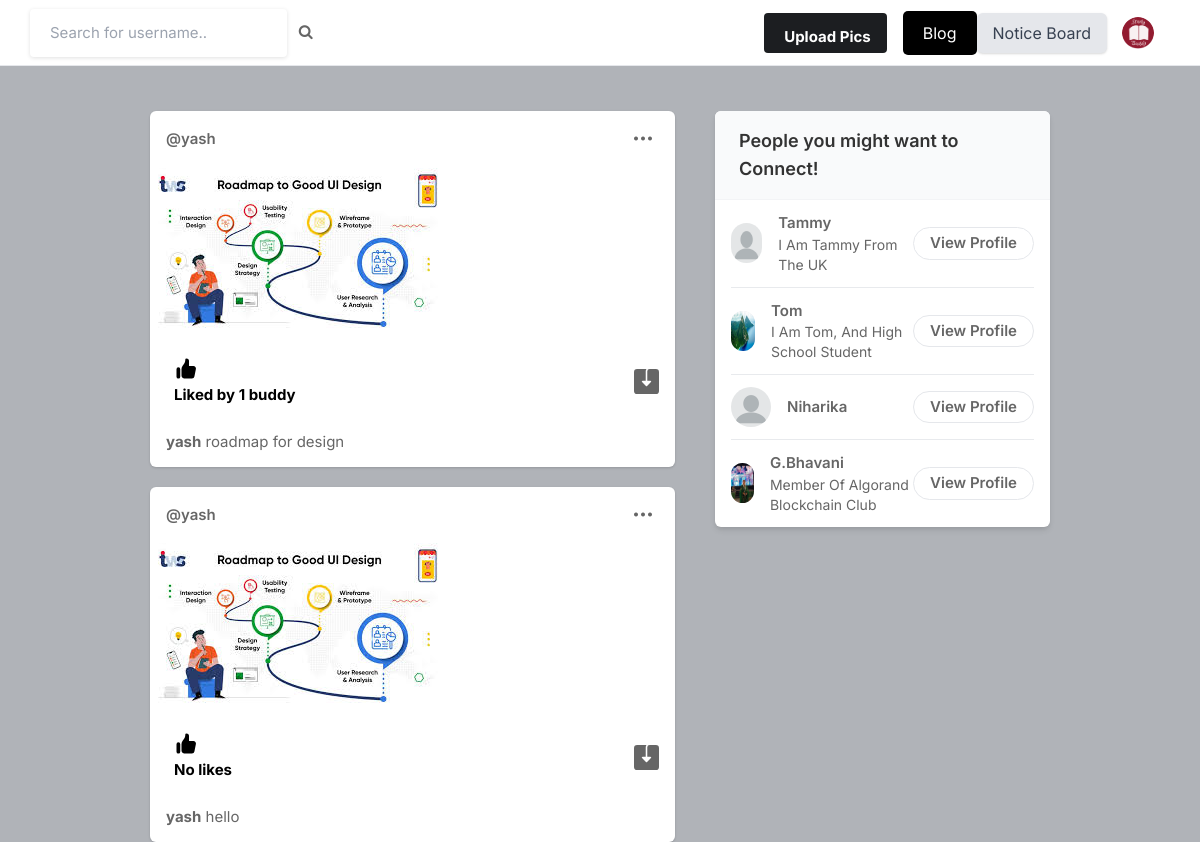
Page / (signed in) on the committed database.
### core/models.py (models this page shows, shortened)
class Profile(models.Model):
    user = models.ForeignKey(User, on_delete=models.CASCADE)
    id_user = models.IntegerField()
    bio = models.TextField(blank=True)
    profileimg = models.ImageField(upload_to='profile_images', default='blank-profile-picture.png')
    location = models.CharField(max_length=100, blank=True)
    domain = models.CharField(max_length=100, blank=True)

class Post(models.Model):
    id = models.UUIDField(primary_key=True, default=uuid.uuid4)
    user = models.CharField(max_length=100)
    image = models.ImageField(upload_to='post_images')
    caption = models.TextField()
    created_at = models.DateTimeField(default=datetime.now)
    no_of_likes = models.IntegerField(default=0)

### core/views.py (the view)
# urls.py: path('', views.index, name='index'),
@login_required(login_url='signin')
def index(request):
    user_object = User.objects.get(username=request.user.username)
    user_profile = Profile.objects.get(user=user_object)
    user_following_list = []
    feed = []
    user_following = FollowersCount.objects.filter(follower=request.user.username)
    for users in user_following:
        user_following_list.append(users.user)
    for usernames in user_following_list:
        feed_lists = Post.objects.filter(user=usernames)
        feed.append(feed_lists)
    feed_list = list(chain(*feed))
    all_users = User.objects.all()
    user_following_all = []
    for user in user_following:
        user_list = User.objects.get(username=user.user)
        user_following_all.append(user_list)
    new_suggestions_list = [x for x in list(all_users) if (x not in list(user_following_all))]
    current_user = User.objects.filter(username=request.user.username)
    final_suggestions_list = [x for x in list(new_suggestions_list) if ( x not in list(current_user))]
    random.shuffle(final_suggestions_list)
    username_profile = []
    username_profile_list = []
    for users in final_suggestions_list:
        username_profile.append(users.id)
    for ids in username_profile:
        profile_lists = Profile.objects.filter(id_user=ids)
        username_profile_list.append(profile_lists)
    suggestions_username_profile_list = list(chain(*username_profile_list))
    return render(request, 'index.html', {'user_profile': user_profile, 'posts':feed_list, 'suggestions_username_profile_list': suggestions_username_profile_list[:4]})

### templates/index.html (shortened to what this page needs)
{% load static %}
<!DOCTYPE html>
<html lang="en">
<head>
    <link rel="stylesheet" href="{% static 'assets/css/icons.css' %}">
    <link rel="stylesheet" href="{% static 'assets/css/uikit.css' %}">
    <link rel="stylesheet" href="{% static 'assets/css/style.css' %}">
    <link rel="stylesheet" href="{% static 'assets/css/tailwind.css' %}">
    <link rel="stylesheet" href="https://cdnjs.cloudflare.com/ajax/libs/font-awesome/4.7.0/css/font-awesome.min.css">
</head>
<body>
            <header>
                <div class="header_inner">
                    <form action="/search" method="POST">
                    <div class="left-side">
                            <input type="text" name="username" placeholder="Search for username..">&nbsp; &nbsp;
                            <button type="submit"><i class="fa fa-search fa-1x"></i></button>
                    </div>
                    </form>
                    <div class="right-side lg:pr-4">
                        <a href="#"
                            class="bg-pink-500 flex font-bold hidden hover:bg-pink-600 hover:text-white inline-block items-center lg:block max-h-10 mr-4 px-4 py-2 rounded shado text-white">
                              Upload Pics
                        </a>
                        <a href="{% url 'blog_list' %}" style="background-color: black; color: white; padding: 10px 20px; text-align: center; text-decoration: none; display: inline-block; font-size: 16px; border: none; border-radius: 5px; cursor: pointer;">Blog</a>
                        <a href="{% url 'poster_list' %}" class="btn btn-primary">Notice Board</a>
                        <a href="#">
                            <img src="{{user_profile.profileimg.url}}" class="header-avatar" alt="">
                        </a>
                    </div>
                </div>
            </header>
            <div class="container m-auto">
                <div class="lg:flex justify-center lg:space-x-10 lg:space-y-0 space-y-5">
                    <div class="space-y-5 flex-shrink-0 lg:w-7/12">
                        {% for post in posts reversed %}
                        <div class="bg-white shadow rounded-md  -mx-2 lg:mx-0">
                            <div class="flex justify-between items-center px-4 py-3">
                                <div class="flex flex-1 items-center space-x-4">
                                    <span class="block font-semibold "><a href="/profile/{{post.user}}">@{{post.user}}</a></span>
                                </div>
                              <div>
                                <a href="#"> <i class="icon-feather-more-horizontal text-2xl hover:bg-gray-200 rounded-full p-2 transition -mr-1 "></i> </a>
                              </div>
                            </div>
                            <div uk-lightbox>
                                <a href="{{post.image.url}}">
                                    <img src="{{post.image.url}}" alt="">
                                </a>
                            </div>
                            <div class="py-3 px-4 space-y-3">
                                <div class="flex space-x-4 lg:font-bold">
                                    <a href="/like-post?post_id={{post.id}}" class="flex items-center space-x-2">
                                        <div class="p-2 rounded-full text-black">
                                            {% if post.no_of_likes == 0 %}
                                            <p>No likes</p>
                                            {% elif post.no_of_likes == 1 %}
                                            <p>Liked by {{post.no_of_likes}} buddy</p>
                                            {% else %}
                                            <p>Liked by {{post.no_of_likes}} buddies</p>
                                            {% endif %}
                                        </div>
                                    </a>
                                    <a href="{{post.image.url}}" class="flex items-center space-x-2 flex-1 justify-end" download>
                                    </a>
                                </div>
                                <p>
                                    <a href="/profile/{{post.user}}"><strong>{{post.user}}</strong></a> {{post.caption}}
                                </p>
                            </div>
                        </div>
                        {% endfor %}
                    </div>
                    <div class="lg:w-5/12">
                        <div class="bg-white  shadow-md rounded-md overflow-hidden">
                            <div class="bg-gray-50  border-b border-gray-100 flex items-baseline justify-between py-4 px-6 ">
                                <h2 class="font-semibold text-lg">People you might want to Connect! </h2>
                            </div>
                            <div class="divide-gray-300 divide-gray-50 divide-opacity-50 divide-y px-4 ">
                                {% for suggestion in suggestions_username_profile_list %}
                                <div class="flex items-center justify-between py-3">
                                    <div class="flex flex-1 items-center space-x-4">
                                        <a href="/profile/{{suggestion.user}}">
                                            <img src="{{suggestion.profileimg.url}}" class="bg-gray-200 rounded-full w-10 h-10">
                                        </a>
                                        <div class="flex flex-col">
                                            <span class="block capitalize font-semibold"> {{suggestion.user}} </span>
                                            <span class="block capitalize text-sm"> {{suggestion.bio}} </span>
                                        </div>
                                    </div>
                                    <a href="/profile/{{suggestion.user}}" class="border border-gray-200 font-semibold px-4 py-1 rounded-full hover:bg-pink-600 hover:text-white hover:border-pink-600 "> View Profile </a>
                                </div>
                                {% endfor %}
                            </div>
                        </div>
                    </div>
                </div>
            </div>
</body>
</html>

### assets/css/style.css (style rules this page uses)
body { background-color: #B0B3B8!important; }
button { vertical-align: middle; }
input { height: 48px; line-height: 48px; padding: 0 20px; outline: none; font-size: 15px; color: #808080; max-width: 100%; width: 100%; -webkit-box-sizing: border-box; box-sizing: border-box; display: block; font-weight: 400; opacity: 1; border-radius: 4px; border: none; -webkit-box-shadow: 0 1px 4px 0px rgba(0, 0, 0, 0.12); box-shadow: 0 1px 4px 0px rgba(0, 0, 0, 0.12); }
input[type="text"], input[type="password"], input[type="email"], input[type="number"] { height: 48px; line-height: 48px; padding: 0 20px; outline: none; font-size: 15px; color: #808080; max-width: 100%; width: 100%; -webkit-box-sizing: border-box; box-sizing: border-box; display: block; font-weight: 400; opacity: 1; border-radius: 4px; border: none; -webkit-box-shadow: 0 1px 4px 0px rgba(0, 0, 0, 0.12); box-shadow: 0 1px 4px 0px rgba(0, 0, 0, 0.12); }
input { -webkit-transition: all 0.1s ease-in-out; transition: all 0.1s ease-in-out; }
::placeholder { color: #808080; opacity: 1; }
button { border: none; margin: 0; padding: 0; width: auto; overflow: visible; background: transparent; color: inherit; font: inherit; line-height: normal; cursor: pointer; }
a { color: #be185d; -webkit-transition: 0.3s; transition: 0.3s; outline: none !important; }
button { outline: none !important; }
img { max-width: 100%; }
body { color: #666; font-size: 15px; line-height: 27px; background-color: #f0f2f5; font-family: "Inter", sans-serif; text-transform: none; }
body p { font-size: 15px; line-height: 27px; }
h1, h2, h3, h4, h5, h6 { font-family: "Inter", sans-serif; text-transform: none; }
input[type="text"], input[type="password"], input[type="email"] { font-family: "Inter", sans-serif; text-transform: none; }
button, body .pac-container { font-family: "Inter", sans-serif; text-transform: none; }
h1, h2, h3, h4, h5, h6 { color: #333; font-weight: 500; margin: 0; padding: 0; }
h2 { font-size: 26px; }
b, strong { font-weight: 700 !important; }
@media (min-width: 1024px) { .container { max-width: 900px !important; padding-top: 45px; } }
header { background-color: #fff; left: 0; right: 0; top: 0; z-index: 99; height: 66px; display: -webkit-box; display: -ms-flexbox; display: flex; -webkit-box-align: center; -ms-flex-align: center; align-items: center; border-bottom: 1px solid #e5e7eb; }
header .header_inner { display: -webkit-box; display: -ms-flexbox; display: flex; -webkit-box-align: center; -ms-flex-align: center; align-items: center; max-width: 1090px; margin: auto; width: 100%; max-width: 100% !important; padding: 0 30px; }
header .header_inner .left-side { display: -webkit-box; display: -ms-flexbox; display: flex; -webkit-box-align: center; -ms-flex-align: center; align-items: center; }
header .header_inner .right-side { display: -webkit-box; display: -ms-flexbox; display: flex; -webkit-box-align: center; -ms-flex-align: center; align-items: center; -webkit-box-pack: end; -ms-flex-pack: end; justify-content: flex-end; margin-left: auto; }
header .header_inner .right-side .header-avatar { width: 32px; height: 32px; border-radius: 100%; margin-left: 15px; }

### rows in the picture
Profile: profileimg (picture)
Post: user "yash", image (picture), no_of_likes "1", caption "roadmap for design"
Post: user "yash", image (picture), no_of_likes "No likes", caption "hello"
Profile: profileimg (placeholder picture), user "Tammy", bio "I Am Tammy From The UK"
Profile: profileimg (picture), user "Tom", bio "I Am Tom, And High School Student"
Profile: profileimg (placeholder picture), user "Niharika"
Profile: profileimg (picture), user "G.Bhavani", bio "Member Of Algorand Blockchain Club"
